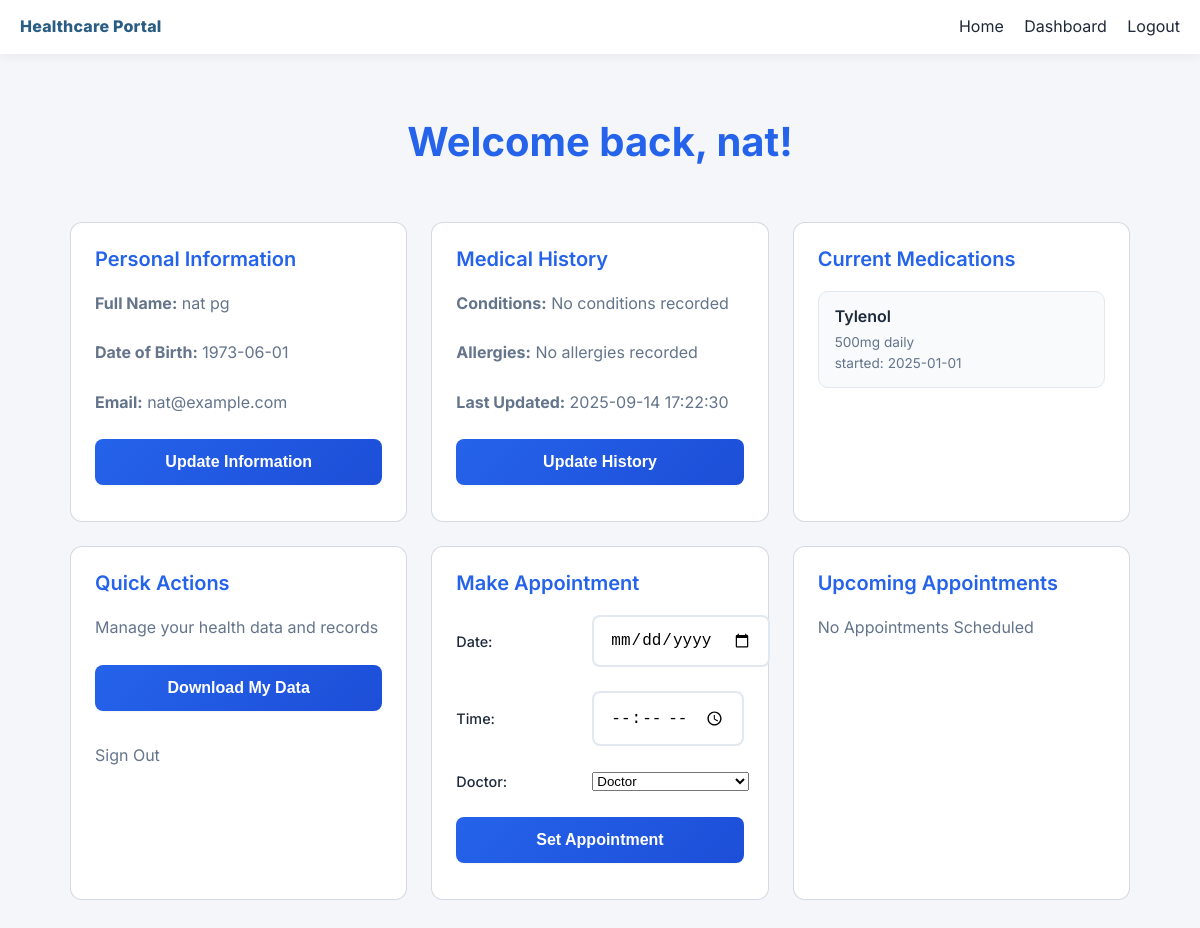
Screenshot of /patient/view_records.php (signed in) with the database file from the repository.
### tables this page shows
CREATE TABLE PATIENT_INFO (
    patient_id INT AUTO_INCREMENT PRIMARY KEY,
    first_name VARCHAR(50) NOT NULL,
    last_name VARCHAR(50) NOT NULL,
    date_of_birth DATE NOT NULL,
    gender VARCHAR(20) NOT NULL,
    phone_number VARCHAR(20) NOT NULL,
    contact_email VARCHAR(100) UNIQUE NOT NULL,
    address VARCHAR(200) NOT NULL,
    emergency_contact_name VARCHAR(100) NOT NULL,
    emergency_contact_number VARCHAR(20) NOT NULL,
    marital_status ENUM('Single', 'Married', 'Divorced', 'Widowed','Seperated'),
    ethnicity VARCHAR(50) NOT NULL
);

CREATE TABLE PREEXISTING_MEDICAL_HISTORY (
    history_id INT AUTO_INCREMENT PRIMARY KEY,
    patient_id INT,
    conditions TEXT,
    allergies TEXT,
    family_history TEXT,
    surgeries TEXT,
    social_history TEXT,
    activity_level TEXT,
    serious_illnesses TEXT,
    serious_injuries TEXT,
    other_info TEXT,
    last_time_updated DATETIME,
    FOREIGN KEY (patient_id) REFERENCES PATIENT_INFO(patient_id)
);

CREATE TABLE PATIENT_MEDICATIONS (
    med_id INT AUTO_INCREMENT PRIMARY KEY,
    patient_id INT NOT NULL,
    medication_name VARCHAR(100) NOT NULL,
    start_date DATE,
    end_date DATE,
    dosage VARCHAR(50),
    FOREIGN KEY (patient_id) REFERENCES PATIENT_INFO(patient_id)
);

### patient/view_records.php (the view, shortened to what this page needs)
<?php
include '../includes/db.php';
$patient_id = $_SESSION['user_id'];
$getAppointments = $conn->prepare("SELECT A.patient_id, A.doctor_id, A.appointment_date, A.appointment_time, D.first_name, D.last_name FROM APPOINTMENTS A
                                  JOIN DOCTOR_INFO D ON A.doctor_id = D.doctor_id WHERE A.patient_id = ? AND A.appointment_date >= CURDATE()
                                  ORDER BY A.appointment_date ASC LIMIT 3");
$getAppointments->bind_param("i", $patient_id);
$getAppointments->execute();
$threeAppointments = $getAppointments->get_result()->fetch_all(MYSQLI_ASSOC);
$sql = "SELECT * FROM PATIENT_INFO WHERE patient_id='$patient_id'";
$result = $conn->query($sql);
$patient = $result->fetch_assoc();
$sql_history = "SELECT * FROM PREEXISTING_MEDICAL_HISTORY WHERE patient_id='$patient_id'";
$history_result = $conn->query($sql_history);
$history = $history_result->fetch_assoc();
$med_stmt = $conn->prepare("SELECT medication_name, dosage, start_date FROM PATIENT_MEDICATIONS WHERE patient_id = ?");
$med_stmt->bind_param("i", $patient_id);
$med_stmt->execute();
$medications_result = $med_stmt->get_result();
$medications = $medications_result->fetch_all(MYSQLI_ASSOC);
?>
<!DOCTYPE html>
<html lang="en">
<head>
    <link rel="stylesheet" href="../css/styles.css?v=5">
</head>
<body>
    <?php include '../includes/header.php'; ?>
    <div class="dashboard-container">
        <div class="dashboard-header">
            <h1>Welcome back, <?php echo htmlspecialchars($patient['first_name']); ?>!</h1>
        </div>
        <div class="dashboard-grid">
            <div class="dashboard-card">
                <h3>Personal Information</h3>
                <p><strong>Full Name:</strong> <?php echo htmlspecialchars($patient['first_name']." ".$patient['last_name']); ?></p>
                <p><strong>Date of Birth:</strong> <?php echo htmlspecialchars($patient['date_of_birth']); ?></p>
                <p><strong>Email:</strong> <?php echo htmlspecialchars($patient['contact_email']); ?></p>
                <form action="edit_record.php" method="get" style="margin-top: 1rem;">
                    <button type="submit">Update Information</button>
                </form>
            </div>
            <div class="dashboard-card">
                <h3>Medical History</h3>
                <?php if($history): ?>
                    <p><strong>Conditions:</strong>
                        <?php echo !empty($history['conditions']) ? htmlspecialchars($history['conditions']) : "No conditions recorded"; ?>
                    </p>
                    <p><strong>Allergies:</strong>
                        <?php echo !empty($history['allergies']) ? htmlspecialchars($history['allergies']) : "No allergies recorded"; ?>
                    </p>
                    <p><strong>Last Updated:</strong>
                        <?php echo !empty($history['last_time_updated']) ? htmlspecialchars($history['last_time_updated']) : "Not updated yet"; ?>
                    </p>
                <?php else: ?>
                    <p>No medical history available. Please update your information.</p>
                <?php endif; ?>
                <a href="update_medical_history.php">
                <button>Update History</button>
                </a>
            </div>
            <div class="dashboard-card">
                <h3>Current Medications</h3>
                <?php if (!empty($medications)): ?>
                    <ul class="med-list">
                        <?php foreach ($medications as $med): ?>
                            <li class="med-list-item">
                                <span class="med-list-item-title"><?php echo htmlspecialchars($med['medication_name']); ?></span>
                                <span class="med-list-item-meta"><?php echo htmlspecialchars($med['dosage']); ?></span>
                                <span class="med-list-item-meta">started: <?php echo htmlspecialchars($med['start_date']); ?></span>
                            </li>
                        <?php endforeach; ?>
                    </ul>
                <?php else: ?>
                    <p>No medications or prescriptions recorded</p>
                <?php endif; ?>
            </div>
            <div class="dashboard-card">
                <h3>Quick Actions</h3>
                <p>Manage your health data and records</p>
                <a href="download_data.php" target="_blank" style="margin: 1rem 0;">
                    <button>Download My Data</button>
                </a>
                <a href="../logout.php" style="display: inline-block; margin-top: 1rem; color: var(--text-secondary); text-decoration: none;">Sign Out</a>
            </div>
            <div class="dashboard-card">
                <h3>Make Appointment</h3>
                <form method="POST">
                    <div class="form-row">
                        <label for="date">Date:</label>
                        <input type="date" id="date" name="date" required>
                    </div>
                    <div class="form-row">
                        <label for="time">Time:</label>
                        <input type="time" id="time" name="time" required>
                    </div>
                    <div class="form-row">
                        <label for="doctor_for_appointment">Doctor:</label>
                        <select name="doctor_for_appointment" required>
                        <option value="">Doctor</option>
                        </select>
                    </div>
                    <button type="submit">Set Appointment</button>
                </form>
            </div>
            <div class="dashboard-card">
                <h3>Upcoming Appointments</h3>
                <?php if (!empty($threeAppointments)): ?>
                    <ul class="med-list">
                        <?php foreach ($threeAppointments as $apps): ?>
                            <li class="med-row-item">
                                <span class="med-list-item-title">Doctor: <?php echo htmlspecialchars($apps['first_name'] . ' ' . $apps['last_name']); ?></span>
                                <span class="med-list-item-meta">Date: <?php echo htmlspecialchars($apps['appointment_date']); ?></span>
                                <span class="med-list-item-meta">Time: <?php echo htmlspecialchars($apps['appointment_time']); ?></span>
                            </li>
                        <?php endforeach; ?>
                    </ul>
                <?php else: ?>
                    <p>No Appointments Scheduled</p>
                <?php endif; ?>
            </div>
        </div>
    </div>
</body>
</html>

### css/styles.css (style rules this page uses)
:root { --primary-color: #2563eb; --primary-dark: #1d4ed8; --secondary-color: #10b981; --accent-color: #f59e0b; --background-color: #f8fafc; --surface-color: #ffffff; --text-primary: #1e293b; --text-secondary: #64748b; --border-color: #e2e8f0; --error-color: #ef4444; --success-color: #10b981; --shadow-sm: 0 1px 2px 0 rgb(0 0 0 / 0.05); --shadow-md: 0 4px 6px -1px rgb(0 0 0 / 0.1), 0 2px 4px -2px rgb(0 0 0 / 0.1); --shadow-lg: 0 10px 15px -3px rgb(0 0 0 / 0.1), 0 4px 6px -4px rgb(0 0 0 / 0.1); --shadow-xl: 0 20px 25px -5px rgb(0 0 0 / 0.1), 0 8px 10px -6px rgb(0 0 0 / 0.1); --primary: #2a5d84; --muted: #667085; --bg: #f4f6f9; --card: #ffffff; --radius: 14px; --shadow: 0 10px 30px rgba(0, 0, 0, 0.08); }
* { margin: 0; padding: 0; box-sizing: border-box; }
body { font-family: 'Inter', -apple-system, BlinkMacSystemFont, 'Segoe UI', Roboto, sans-serif; background: var(--bg); min-height: 100vh; color: var(--text-primary); line-height: 1.6; font-size: 1rem; }
h1 { color: var(--primary-color); font-size: 2rem; font-weight: 600; margin-bottom: 1rem; }
h3 { color: var(--text-primary); font-size: 1.25rem; font-weight: 500; margin-bottom: 0.75rem; }
p { font-size: 1rem; margin-bottom: 0.75rem; }
.form-row { margin-bottom: 1.5rem; display: flex; align-items: center; gap: 1rem; }
.form-row label { min-width: 120px; font-weight: 500; color: var(--text-primary); font-size: 0.9rem; text-align: left; }
.form-row input { flex: 1; width: 100%; max-width: 100%; padding: 0.875rem 1rem; border: 2px solid var(--border-color); border-radius: 8px; font-size: 1rem; transition: all 0.2s ease; background: var(--surface-color); }
button { background: linear-gradient(135deg, var(--primary-color), var(--primary-dark)); color: white; border: none; padding: 0.875rem 2rem; border-radius: 8px; font-size: 1rem; font-weight: 600; cursor: pointer; transition: all 0.2s ease; box-shadow: var(--shadow-sm); width: 100%; margin-bottom: 1rem; }
.dashboard-container { max-width: 1100px; margin: 3.5rem auto 2rem; padding: 0 20px 2rem; }
.dashboard-header { text-align: center; margin-bottom: 3rem; }
.dashboard-header h1 { color: var(--primary-color); font-size: 2.5rem; font-weight: 700; margin-bottom: 0.5rem; }
.dashboard-grid { display: grid; grid-template-columns: repeat(auto-fit, minmax(300px, 1fr)); gap: 1.5rem; margin-top: 1.5rem; }
.dashboard-card { background: var(--surface-color); border-radius: 12px; padding: 1.25rem 1.5rem; box-shadow: none; border: 1px solid rgba(148, 163, 184, 0.4); transition: background 0.15s ease, border-color 0.15s ease; }
.dashboard-card h3 { color: var(--primary-color); margin-bottom: 1rem; font-size: 1.25rem; font-weight: 600; }
.dashboard-card p { color: var(--text-secondary); margin-bottom: 1.5rem; }
.med-list { list-style: none; padding: 0; margin: 0; display: flex; flex-direction: column; gap: 0.5rem; }
.med-list-item { padding: 0.75rem 1rem; border-radius: 10px; background: rgba(42, 93, 132, 0.03); border: 1px solid var(--border-color); }
.med-list-item-title { font-weight: 600; display: block; margin-bottom: 0.15rem; }
.med-list-item-meta { display: block; font-size: 0.85rem; color: var(--text-secondary); }

### rows the page displays
patient_info: first_name "nat", first_name+last_name "nat pg", date_of_birth "1973-06-01", contact_email "nat@example.com"
preexisting_medical_history: last_time_updated "2025-09-14 17:22:30"
patient_medications: medication_name "Tylenol", dosage "500mg daily", start_date "2025-01-01"
